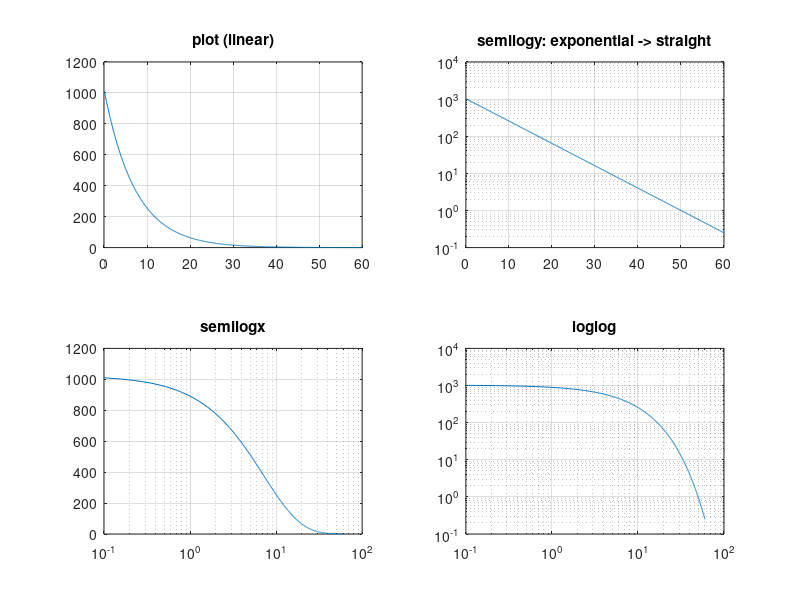

Recreate this plot in MATLAB.
% Day 036 · Plots with Logarithmic Axes and Error Bars — Linear vs semilog vs loglog
% Run: open this file in MATLAB and press Run (or type example_1 in the Command Window)

x = linspace(0.1, 60, 1000);
y = 2.^(-0.2*x + 10);
subplot(2, 2, 1); plot(x, y);     title('plot (linear)'); grid on
subplot(2, 2, 2); semilogy(x, y); title('semilogy: exponential -> straight'); grid on
subplot(2, 2, 3); semilogx(x, y); title('semilogx'); grid on
subplot(2, 2, 4); loglog(x, y);   title('loglog'); grid on
